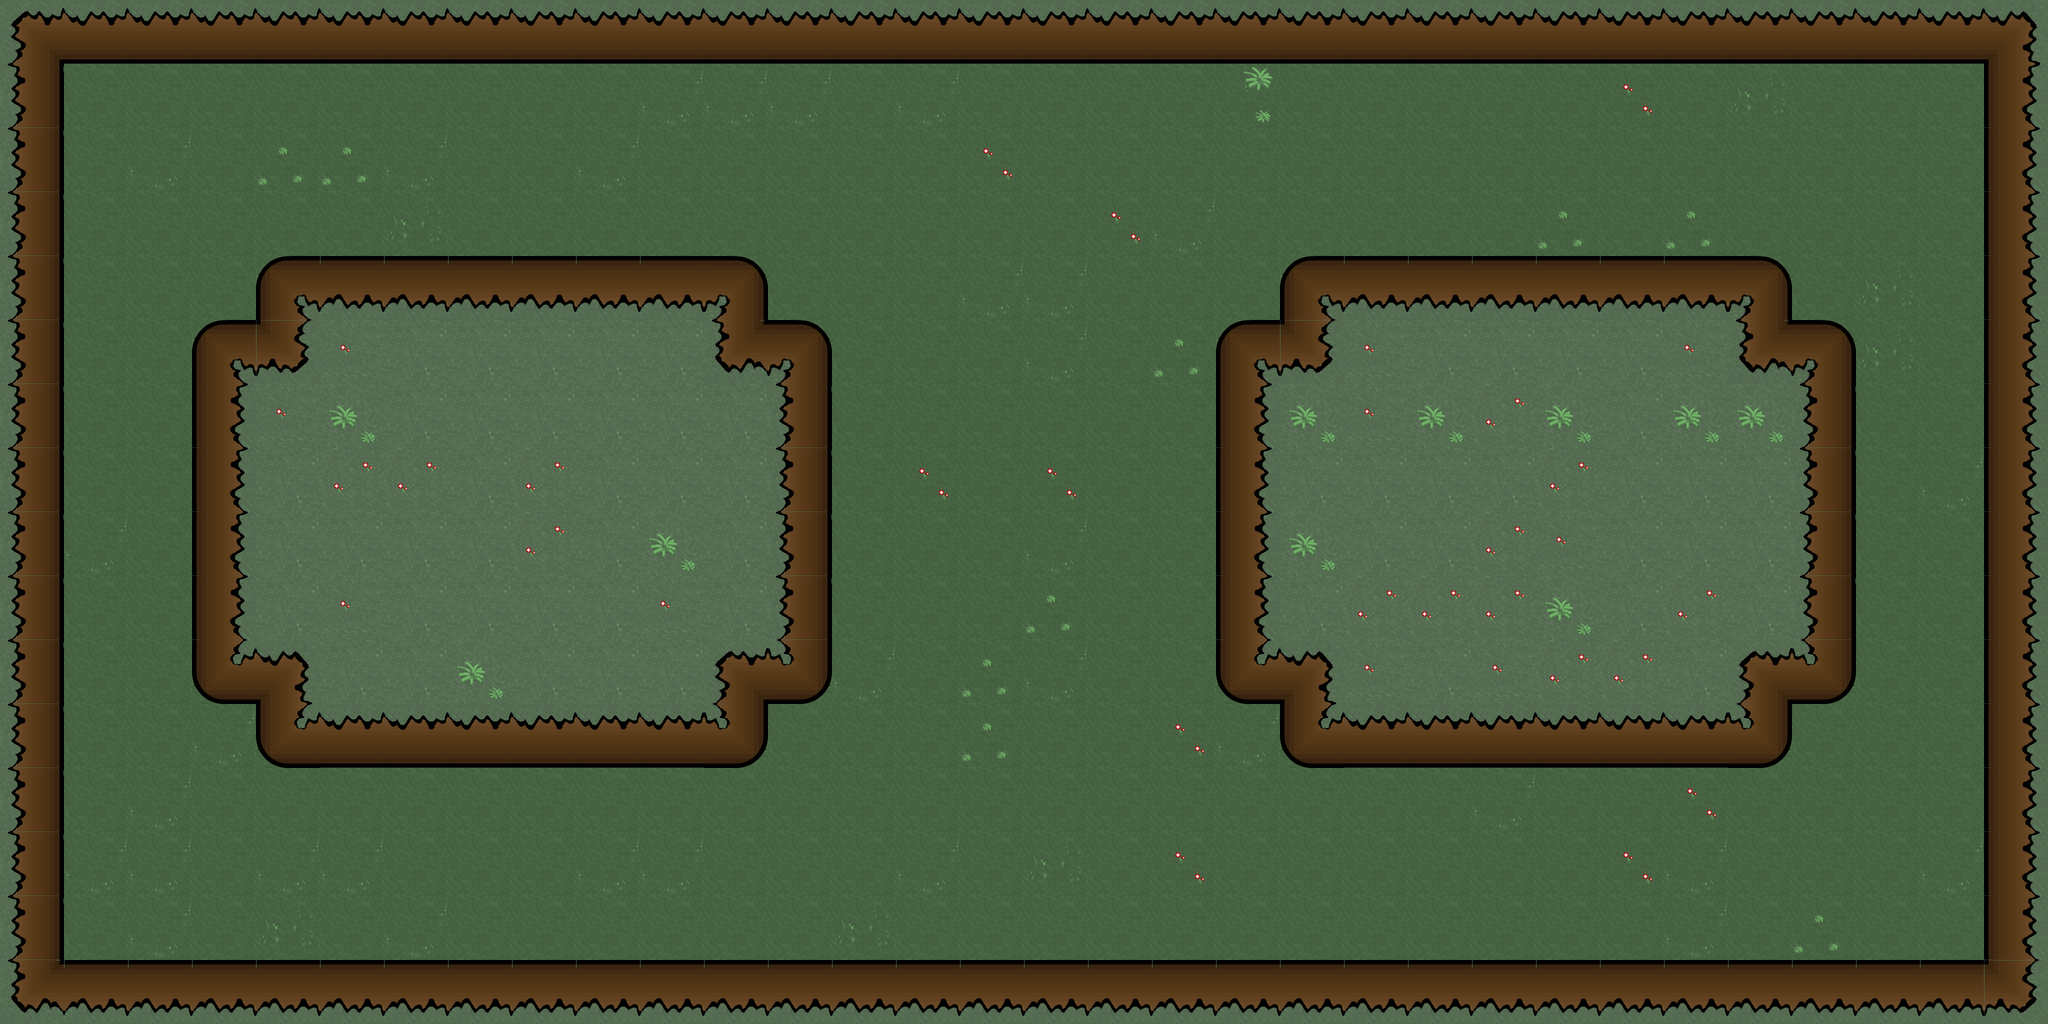

Tiled map render using the project's own tile images. Description and the whole map definition, tile-layer contents included, below:
An orthogonal 32x16 tile map with 128x128 px tiles, 1 tile layer (Capa de Patrones 1) and 5 objects (5x enemigo).

<map version="1.0" orientation="orthogonal" renderorder="right-down" width="32" height="16" tilewidth="128" tileheight="128" nextobjectid="105">
 <tileset firstgid="1" name="Tileset1" tilewidth="128" tileheight="128" tilecount="36" columns="4">
  <image source="../../Mapa/Tilesets/Tileset_zon1.png" width="512" height="1152" />
  <tile id="0" probability="0.5" />
  <tile id="1" probability="0.1" />
  <tile id="2" probability="0.1" />
  <tile id="3" probability="0.1" />
  <tile id="4" probability="0.6" />
  <tile id="5" probability="0.1" />
  <tile id="6" probability="0.025" />
  <tile id="7" probability="0.025" />
  <tile id="8" probability="0.025" />
  <tile id="9" probability="0.001" />
  <tile id="10" probability="0.002" />
  <tile id="11" probability="0.002" />
 </tileset>
 <layer name="Capa de Patrones 1" width="32" height="16">
  <data encoding="csv">
17,14,14,14,14,14,14,14,14,14,14,14,14,14,14,14,14,14,14,14,14,14,14,14,14,14,14,14,14,14,14,18,
13,5,5,5,5,5,5,5,5,5,6,6,6,5,6,5,5,5,5,12,5,5,5,5,5,7,5,9,5,5,5,15,
13,5,6,5,8,8,6,5,5,6,5,5,5,5,5,7,5,5,5,5,5,5,5,5,5,5,5,5,5,5,5,15,
13,5,5,5,5,5,9,5,5,5,5,5,5,5,5,5,5,7,6,5,5,5,5,5,8,5,8,5,5,5,5,15,
13,5,5,5,21,16,16,16,16,16,16,22,5,5,5,6,6,5,5,5,21,16,16,16,16,16,16,22,5,9,5,15,
13,5,5,21,19,2,1,1,1,1,1,20,22,5,5,5,6,5,8,21,19,2,1,1,1,1,2,20,22,9,5,15,
13,5,5,15,2,4,1,1,1,1,1,1,13,5,5,5,5,5,5,15,4,2,4,3,4,1,4,4,13,5,5,15,
13,5,5,15,1,3,3,1,3,1,1,1,13,5,7,5,7,5,5,15,1,1,1,1,3,1,1,1,13,5,6,15,
13,6,5,15,1,1,1,1,3,1,4,1,13,5,5,5,6,5,5,15,4,1,1,3,2,1,1,1,13,5,5,15,
13,5,5,15,1,2,1,1,1,1,2,1,13,5,5,5,8,5,5,15,1,3,3,3,4,1,3,1,13,5,5,15,
13,5,5,24,18,1,1,4,1,1,1,17,23,6,5,8,6,5,5,24,18,2,1,2,3,3,1,17,23,5,5,15,
13,5,5,6,24,14,14,14,14,14,14,23,5,5,5,8,5,5,7,6,24,14,14,14,14,14,14,23,5,5,5,15,
13,5,6,5,5,5,5,5,5,5,5,5,5,5,5,5,5,5,5,5,5,5,5,6,5,5,7,5,5,5,5,15,
13,6,6,5,6,6,5,5,5,6,6,5,5,5,6,5,9,5,7,5,5,5,5,5,5,7,6,5,5,5,6,15,
13,5,6,5,9,5,6,5,5,5,5,5,5,9,5,5,5,5,5,5,5,5,5,5,5,5,6,5,8,5,5,15,
20,16,16,16,16,16,16,16,16,16,16,16,16,16,16,16,16,16,16,16,16,16,16,16,16,16,16,16,16,16,16,19
</data>
 </layer>
 <objectgroup name="Enemigos">
  <object id="100" name="Sierra" type="enemigo" x="1668" y="956" width="168" height="168" />
  <object id="101" name="Bomba" type="enemigo" x="3388" y="1604" width="128" height="128" />
  <object id="102" name="Bomba" type="enemigo" x="576" y="316" width="128" height="128" />
  <object id="103" name="Dron" type="enemigo" x="3000" y="312" width="144" height="144" />
  <object id="104" name="Dron" type="enemigo" x="948" y="1596" width="144" height="144" />
 </objectgroup>
</map>